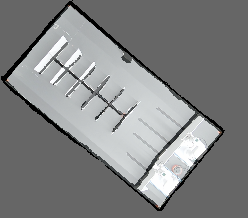
#> input picture src/central_control/camera_tools/first_map/camera_lidar_rigid_overlay.png, 248 x 218 px
$ python test_astar_overlay.py
#> lines starting #> are read from the running program, lines starting #| are printed output that depends on the picture; after the words box and inside, x2 and y2 are one past the last pixel; in counts of white or black regions, pixels touching at a corner belong together; pictures that were not available may be replaced by others from this repository, and a replacement may not be noted
### src/central_control/path_planning/src/occupancy_grid.py
from collections import deque
import math
from pathlib import Path
from typing import Any

import cv2
import numpy as np
import yaml


class OccupancyGridMap:
    """
    ROS map_server 형식의 PGM + YAML을 읽어서
    경로계획용 occupancy grid로 변환하는 클래스.

    grid 값:
        0   = free
        100 = obstacle
    """

    def __init__(
        self,
        pgm_path: str,
        yaml_path: str,
        block_outside_area: bool = True,
    ) -> None:
        self.pgm_path = Path(pgm_path)
        self.yaml_path = Path(yaml_path)

        if not self.pgm_path.exists():
            raise FileNotFoundError(f"PGM not found: {self.pgm_path}")

        if not self.yaml_path.exists():
            raise FileNotFoundError(f"YAML not found: {self.yaml_path}")

        with self.yaml_path.open("r", encoding="utf-8") as file:
            self.meta: dict[str, Any] = yaml.safe_load(file) or {}

        self.resolution_m = float(self.meta.get("resolution", 0.01))
        self.resolution_cm = self.resolution_m * 100.0
        self.origin = self.meta.get("origin", [0.0, 0.0, 0.0])
        self.occupied_thresh = float(self.meta.get("occupied_thresh", 0.65))
        self.free_thresh = float(self.meta.get("free_thresh", 0.196))
        self.block_outside_area = block_outside_area
        self.obstacle_threshold = 50

        self.raw = cv2.imread(str(self.pgm_path), cv2.IMREAD_GRAYSCALE)

        if self.raw is None:
            raise RuntimeError(f"Failed to read PGM: {self.pgm_path}")

        self.height, self.width = self.raw.shape
        self.grid = self._convert_to_occupancy(self.raw)
        if self.block_outside_area:
            self.grid = self._block_outside_area(self.grid)
        # Inflation is generated on demand so the original occupancy data remains intact.
        self.inflated_grid: np.ndarray | None = None
        self.inflation_radius_cells: int | None = None

    def _convert_to_occupancy(self, img: np.ndarray) -> np.ndarray:
        """
        PGM gray image를 binary occupancy grid로 변환.
        일반 ROS map:
            검은색에 가까움 = occupied
            흰색에 가까움 = free
        """
        grid = np.zeros_like(img, dtype=np.uint8)

        # 이 단계에서는 ROS 확률 계산 대신 명세의 고정 밝기 기준을 사용한다.
        grid[img < 100] = 100

        # 나머지는 free
        grid[img >= 100] = 0

        return grid

    def _block_outside_area(
        self,
        grid: np.ndarray,
        kernel_size: int = 5,
        iterations: int = 2,
    ) -> np.ndarray:
        """Mark border-connected free space as an outside obstacle.

        Morphological closing is applied only to the temporary detection mask. This
        seals small breaks in the outer wall without thickening parking lines or
        walls in the final occupancy grid.
        """
        obstacle_mask = (grid >= self.obstacle_threshold).astype(np.uint8)
        kernel = np.ones((kernel_size, kernel_size), dtype=np.uint8)
        obstacle_closed = cv2.morphologyEx(
            obstacle_mask,
            cv2.MORPH_CLOSE,
            kernel,
            iterations=iterations,
        )
        free_for_fill = obstacle_closed == 0
        height, width = free_for_fill.shape
        outside = np.zeros((height, width), dtype=np.uint8)
        queue: deque[tuple[int, int]] = deque()

        # Flood fill must start from every free border pixel because the outside
        # region can be split into several components by walls touching the border.
        border_points = (
            [(x, 0) for x in range(width)]
            + [(x, height - 1) for x in range(width)]
            + [(0, y) for y in range(1, height - 1)]
            + [(width - 1, y) for y in range(1, height - 1)]
        )
        for x, y in border_points:
            if free_for_fill[y, x] and outside[y, x] == 0:
                outside[y, x] = 1
                queue.append((x, y))

        while queue:
            x, y = queue.popleft()
            for nx, ny in ((x - 1, y), (x + 1, y), (x, y - 1), (x, y + 1)):
                if (
                    0 <= nx < width
                    and 0 <= ny < height
                    and free_for_fill[ny, nx]
                    and outside[ny, nx] == 0
                ):
                    outside[ny, nx] = 1
                    queue.append((nx, ny))

        # Preserve all original obstacles and add only detected outside cells.
        final_grid = grid.copy()
        final_grid[outside == 1] = 100
        return final_grid

    def get_grid(self) -> np.ndarray:
        """Return the binary occupancy grid (0: free, 100: obstacle)."""
        return self.grid

    def inflate_obstacles(
        self, radius_cm: float, resolution_cm: float | None = None
    ) -> np.ndarray:
        """Return a grid whose obstacles are expanded by the requested safe radius."""
        if radius_cm < 0:
            raise ValueError("radius_cm must be zero or positive")
        effective_resolution = self.resolution_cm if resolution_cm is None else resolution_cm
        if effective_resolution <= 0:
            raise ValueError("resolution_cm must be positive")

        # Rounding upward guarantees the requested physical clearance is not reduced.
        radius_cells = int(math.ceil(radius_cm / effective_resolution))
        kernel_size = 2 * radius_cells + 1
        kernel = cv2.getStructuringElement(
            cv2.MORPH_ELLIPSE, (kernel_size, kernel_size)
        )
        obstacle_mask = (self.grid >= self.obstacle_threshold).astype(np.uint8)
        inflated_mask = cv2.dilate(obstacle_mask, kernel, iterations=1)

        inflated_grid = np.zeros_like(self.grid, dtype=np.uint8)
        inflated_grid[inflated_mask > 0] = 100
        self.inflated_grid = inflated_grid
        self.inflation_radius_cells = radius_cells
        return inflated_grid

    # [37 lines left out: functions save_debug_image, save_inflated_debug_image, print_info, not called in this run]

### src/central_control/path_planning/scripts/test_astar.py
"""Load the LiDAR map, run A*, and save the planned path visualization."""

from collections import deque
from pathlib import Path
import sys

import numpy as np
import yaml

PROJECT_ROOT = Path(__file__).resolve().parents[1]
sys.path.append(str(PROJECT_ROOT / "src"))

from astar_planner import AStarPlanner  # noqa: E402
from occupancy_grid import OccupancyGridMap  # noqa: E402
from visualization import draw_grid_with_path, draw_inflation_comparison  # noqa: E402

GridPoint = tuple[int, int]


def resolve_map_image(pgm_path: Path, yaml_path: Path) -> Path:
    """Use the requested PGM, or the image declared by YAML when PGM is absent."""
    if pgm_path.exists():
        return pgm_path
    with yaml_path.open("r", encoding="utf-8") as file:
        image_name = (yaml.safe_load(file) or {}).get("image")
    yaml_image = yaml_path.parent / image_name if image_name else None
    if yaml_image is not None and yaml_image.exists():
        print(f"PGM not found; using YAML map image instead: {yaml_image}")
        return yaml_image
    return pgm_path


def find_nearest_free(
    grid: np.ndarray, point: GridPoint, max_radius: int = 30
) -> GridPoint:
    """Find the nearest free in-bounds cell around point using square rings."""
    height, width = grid.shape
    px = min(max(point[0], 0), width - 1)
    py = min(max(point[1], 0), height - 1)

    for radius in range(max_radius + 1):
        candidates: list[GridPoint] = []
        for y in range(max(0, py - radius), min(height, py + radius + 1)):
            for x in range(max(0, px - radius), min(width, px + radius + 1)):
                # Inspect only the current square ring, avoiding repeated inner cells.
                if max(abs(x - px), abs(y - py)) == radius and grid[y, x] < 50:
                    candidates.append((x, y))
        if candidates:
            return min(candidates, key=lambda p: (p[0] - px) ** 2 + (p[1] - py) ** 2)

    raise ValueError(f"No free cell found within radius {max_radius} of {point}")


def find_nearest_reachable_free(
    grid: np.ndarray, start: GridPoint, point: GridPoint
) -> GridPoint:
    """Return the cell in start's free component that is closest to point."""
    height, width = grid.shape
    queue: deque[GridPoint] = deque([start])
    visited = np.zeros(grid.shape, dtype=bool)
    visited[start[1], start[0]] = True
    reachable: list[GridPoint] = []

    while queue:
        x, y = queue.popleft()
        reachable.append((x, y))
        for nx, ny in ((x - 1, y), (x + 1, y), (x, y - 1), (x, y + 1)):
            if (
                0 <= nx < width
                and 0 <= ny < height
                and not visited[ny, nx]
                and grid[ny, nx] < 50
            ):
                visited[ny, nx] = True
                queue.append((nx, ny))

    if not reachable:
        raise ValueError(f"No reachable free cell from start {start}")

    # A nearby but wall-separated free cell is not a valid goal. Restricting the
    # adjustment to this component prevents A* from being asked for an impossible path.
    return min(
        reachable,
        key=lambda p: ((p[0] - point[0]) ** 2 + (p[1] - point[1]) ** 2, p[1], p[0]),
    )


# [64 lines left out: function main, not called in this run]


# [2 lines that do not run on import are left out]

### src/central_control/path_planning/src/astar_planner.py
"""Two-dimensional A* search on a binary occupancy grid."""

from dataclasses import dataclass
import heapq
import math
from typing import Iterable

import numpy as np

GridPoint = tuple[int, int]


@dataclass(frozen=True)
class AStarResult:
    """A* result containing a start-to-goal path and its movement cost."""

    path: list[GridPoint]
    total_cost: float
    success: bool


class AStarPlanner:
    """Plan a shortest collision-free path using 4- or 8-connected motion."""

    def __init__(
        self,
        grid: np.ndarray,
        allow_diagonal: bool = True,
        prevent_corner_cutting: bool = True,
        obstacle_threshold: int = 50,
    ) -> None:
        if grid.ndim != 2:
            raise ValueError("grid must be a two-dimensional array")
        self.grid = grid
        self.height, self.width = grid.shape
        self.allow_diagonal = allow_diagonal
        self.prevent_corner_cutting = prevent_corner_cutting
        self.obstacle_threshold = obstacle_threshold

    def plan(self, start: GridPoint, goal: GridPoint) -> AStarResult:
        """Run A* from start to goal; return success=False when no path exists."""
        self._validate_endpoint("start", start)
        self._validate_endpoint("goal", goal)

        if start == goal:
            return AStarResult([start], 0.0, True)

        # The heap may contain stale entries; g_score remains the authoritative cost.
        open_heap: list[tuple[float, float, GridPoint]] = []
        heapq.heappush(open_heap, (self._heuristic(start, goal), 0.0, start))
        came_from: dict[GridPoint, GridPoint] = {}
        g_score: dict[GridPoint, float] = {start: 0.0}
        closed: set[GridPoint] = set()

        while open_heap:
            _, queued_cost, current = heapq.heappop(open_heap)
            if current in closed or queued_cost > g_score[current]:
                continue
            if current == goal:
                path = self._reconstruct_path(came_from, current)
                return AStarResult(path, g_score[current], True)

            closed.add(current)
            for neighbor, move_cost in self._neighbors(current):
                tentative_cost = g_score[current] + move_cost
                if tentative_cost >= g_score.get(neighbor, math.inf):
                    continue
                came_from[neighbor] = current
                g_score[neighbor] = tentative_cost
                priority = tentative_cost + self._heuristic(neighbor, goal)
                heapq.heappush(open_heap, (priority, tentative_cost, neighbor))

        return AStarResult([], math.inf, False)

    def _neighbors(self, point: GridPoint) -> Iterable[tuple[GridPoint, float]]:
        x, y = point
        motions = [(1, 0, 1.0), (-1, 0, 1.0), (0, 1, 1.0), (0, -1, 1.0)]
        if self.allow_diagonal:
            diagonal_cost = math.sqrt(2.0)
            motions.extend(
                [(1, 1, diagonal_cost), (1, -1, diagonal_cost),
                 (-1, 1, diagonal_cost), (-1, -1, diagonal_cost)]
            )

        for dx, dy, cost in motions:
            neighbor = (x + dx, y + dy)
            if not self._in_bounds(neighbor) or self._is_obstacle(neighbor):
                continue
            if dx != 0 and dy != 0 and self.prevent_corner_cutting:
                # Both side cells must be free, otherwise the diagonal clips a corner.
                if self._is_obstacle((x + dx, y)) or self._is_obstacle((x, y + dy)):
                    continue
            yield neighbor, cost

    def _validate_endpoint(self, name: str, point: GridPoint) -> None:
        if not self._in_bounds(point):
            raise ValueError(f"{name} {point} is outside the grid")
        if self._is_obstacle(point):
            raise ValueError(f"{name} {point} is an obstacle")

    def _in_bounds(self, point: GridPoint) -> bool:
        x, y = point
        return 0 <= x < self.width and 0 <= y < self.height

    def _is_obstacle(self, point: GridPoint) -> bool:
        x, y = point
        return bool(self.grid[y, x] >= self.obstacle_threshold)

    @staticmethod
    def _heuristic(first: GridPoint, second: GridPoint) -> float:
        return math.hypot(first[0] - second[0], first[1] - second[1])

    @staticmethod
    def _reconstruct_path(
        came_from: dict[GridPoint, GridPoint], current: GridPoint
    ) -> list[GridPoint]:
        path = [current]
        while current in came_from:
            current = came_from[current]
            path.append(current)
        path.reverse()
        return path

### src/central_control/path_planning/src/visualization.py
"""OpenCV helpers for visualizing occupancy-grid planning results."""

from pathlib import Path
from typing import Sequence

import cv2
import numpy as np

GridPoint = tuple[int, int]
PixelPoint = tuple[float, float]


def draw_visible_polyline(
    image: np.ndarray,
    path_px: Sequence[PixelPoint],
    color: tuple[int, int, int] = (0, 0, 255),
    thickness: int = 3,
) -> int:
    """Draw only consecutive in-bounds path segments and return skipped count."""
    if image.ndim != 3 or image.shape[2] != 3:
        raise ValueError("image must be a three-channel BGR image")
    if thickness <= 0:
        raise ValueError("thickness must be positive")

    height, width = image.shape[:2]
    skipped_count = 0
    current_segment: list[tuple[int, int]] = []
    segments: list[list[tuple[int, int]]] = []

    for x_float, y_float in path_px:
        x, y = int(round(x_float)), int(round(y_float))
        if not (0 <= x < width and 0 <= y < height):
            skipped_count += 1
            # Closing the segment here prevents a line from jumping across the image.
            if current_segment:
                segments.append(current_segment)
                current_segment = []
            continue
        current_segment.append((x, y))
    if current_segment:
        segments.append(current_segment)

    for segment in segments:
        if len(segment) >= 2:
            points = np.asarray(segment, dtype=np.int32).reshape((-1, 1, 2))
            cv2.polylines(image, [points], False, color, thickness)
        elif segment:
            cv2.circle(image, segment[0], max(1, thickness // 2), color, -1)
    return skipped_count


# [66 lines left out: functions draw_grid_with_path, draw_inflation_comparison, not called in this run]


def draw_path_on_image(
    image: np.ndarray,
    path_px: Sequence[PixelPoint],
    start_px: PixelPoint,
    goal_px: PixelPoint,
    save_path: str,
    line_thickness: int = 3,
    point_radius: int = 7,
) -> int:
    """Draw in-bounds path segments on an image and return skipped point count."""
    if image.ndim != 3 or image.shape[2] != 3:
        raise ValueError("image must be a three-channel BGR image")
    if line_thickness <= 0 or point_radius <= 0:
        raise ValueError("line_thickness and point_radius must be positive")

    canvas = image.copy()
    height, width = canvas.shape[:2]

    def to_visible_pixel(point: PixelPoint) -> tuple[int, int] | None:
        x, y = int(round(point[0])), int(round(point[1]))
        return (x, y) if 0 <= x < width and 0 <= y < height else None

    skipped_count = draw_visible_polyline(
        canvas, path_px, color=(0, 0, 255), thickness=line_thickness
    )

    start_visible = to_visible_pixel(start_px)
    goal_visible = to_visible_pixel(goal_px)
    if start_visible is not None:
        cv2.circle(canvas, start_visible, point_radius, (0, 255, 0), -1)
    if goal_visible is not None:
        cv2.circle(canvas, goal_visible, point_radius, (255, 0, 0), -1)

    output_path = Path(save_path)
    output_path.parent.mkdir(parents=True, exist_ok=True)
    if not cv2.imwrite(str(output_path), canvas):
        raise RuntimeError(f"Failed to save path overlay: {output_path}")
    return skipped_count

### src/central_control/path_planning/scripts/test_astar_overlay.py
"""Plan an inflated-grid A* path and draw it on the camera/LiDAR overlay."""

from pathlib import Path
import sys

import cv2

PROJECT_ROOT = Path(__file__).resolve().parents[1]
sys.path.append(str(PROJECT_ROOT / "src"))

from astar_planner import AStarPlanner  # noqa: E402
from coordinate_transform import BevConfig, CoordinateTransform  # noqa: E402
from occupancy_grid import OccupancyGridMap  # noqa: E402
from test_astar import (  # noqa: E402
    find_nearest_free,
    find_nearest_reachable_free,
    resolve_map_image,
)
from visualization import draw_path_on_image  # noqa: E402

GridPoint = tuple[int, int]
PixelPoint = tuple[float, float]

EXPECTED_BEV_SIZE = (1600, 800)
SCALE_PX_PER_CM = 8.0
INFLATION_RADIUS_CM = 7.0


# [11 lines left out: function grid_path_to_bev_pixels, not called in this run]


def is_in_image(point: PixelPoint, width: int, height: int) -> bool:
    """Return whether the rounded pixel lies inside the image."""
    x, y = int(round(point[0])), int(round(point[1]))
    return 0 <= x < width and 0 <= y < height


def main() -> None:
    """Generate an inflated A* path and save it on the rigid overlay image."""
    first_map_dir = PROJECT_ROOT.parent / "camera_tools" / "first_map"
    pgm_path = first_map_dir / "my_test_map0710.pgm"
    yaml_path = first_map_dir / "my_test_map0710.yaml"
    overlay_path = first_map_dir / "camera_lidar_rigid_overlay.png"

    if not overlay_path.exists():
        raise FileNotFoundError(f"Overlay image not found: {overlay_path}")
    overlay = cv2.imread(str(overlay_path), cv2.IMREAD_COLOR)
#> overlay is the input picture: shape (218, 248, 3); mean B, G, R 131.2, 130.8, 129.5
    if overlay is None:
        raise RuntimeError(f"Failed to read overlay image: {overlay_path}")

    overlay_height, overlay_width = overlay.shape[:2]
    if (overlay_width, overlay_height) != EXPECTED_BEV_SIZE:
        print(
            "WARNING: Overlay image size is "
            f"{overlay_width}x{overlay_height}, expected "
            f"{EXPECTED_BEV_SIZE[0]}x{EXPECTED_BEV_SIZE[1]}."
        )
#| WARNING: Overlay image size is 248x218, expected 1600x800.

    grid_map = OccupancyGridMap(
        str(resolve_map_image(pgm_path, yaml_path)),
        str(yaml_path),
        block_outside_area=True,
    )
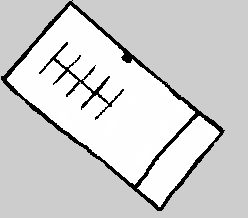
#> input picture src/central_control/camera_tools/first_map/my_test_map0710.png, 248 x 218 px, given in place of my_test_map0710.pgm, which was not available
#> in __init__, self.raw is the input picture: shape (218, 248); min 0, max 255, mean 208.5
#> in __init__, `self.grid = self._convert_to_occupancy(self.raw)`:
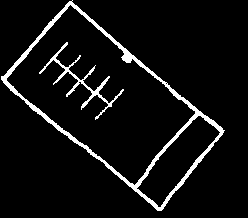
#> self.grid: shape (218, 248); values 0 (black) and 100 (white), 6.3% white; 2 white regions, box (x1, y1, x2, y2) and area: (1, 0, 225, 211) 2738, (39, 42, 124, 120) 665
#> in _block_outside_area, `obstacle_closed = cv2.morphologyEx( obstacle_mask, cv2.MORPH_CLOSE, ke..`:
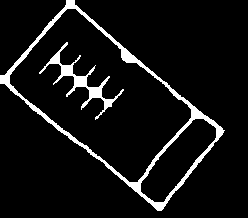
#> obstacle_closed: shape (218, 248); values 0 (black) and 1 (white), 7.2% white; 2 white regions, box (x1, y1, x2, y2) and area: (0, 0, 225, 211) 2941, (39, 42, 124, 120) 939
#> after the loop in _block_outside_area, `for x, y in border_points:`:
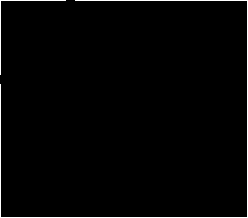
#> outside: shape (218, 248); values 0 (black) and 1 (white), 1.7% white in thin lines or dots
#> after the loop in _block_outside_area, `while queue:`:
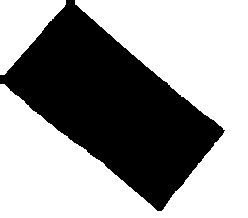
#> outside: shape (218, 248); values 0 (black) and 1 (white), 60.2% white; 1 black region, box (x1, y1, x2, y2) and area: (0, 0, 225, 211) 21544
    grid_map.inflate_obstacles(INFLATION_RADIUS_CM, grid_map.resolution_cm)
#> (the rest of the program and of its run is left out)
